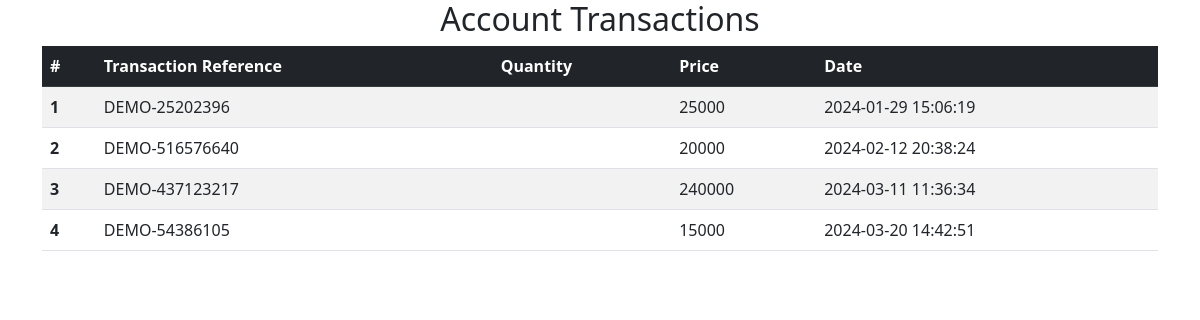
Screenshot of /transactions.php with the database file from the repository.
### tables this page shows
CREATE TABLE `transactions` (
  `id` int(11) NOT NULL,
  `username` varchar(150) NOT NULL,
  `amount` varchar(100) NOT NULL,
  `reference` varchar(20) NOT NULL,
  `date` timestamp NOT NULL DEFAULT CURRENT_TIMESTAMP ON UPDATE CURRENT_TIMESTAMP
);

### transactions.php (the view, shortened to what this page needs)
<!DOCTYPE html>
<html lang="en">
<head>
<link rel="stylesheet" href="bootstrap5/css/bootstrap.min.css">
<link rel="stylesheet" href="lineawesome/css/line-awesome.min.css">
</head>
<body>
  <div class="container">
        <h2 class="text-center">Account Transactions</h2>
        <table class="table table-striped table-hover">
  <thead class="table-dark">
    <tr>
      <th scope="col">#</th>
      <th scope="col">Transaction Reference</th>
      <th scope="col">Quantity</th>
      <th scope="col">Price</th>
      <th scope="col">Date</th>
    </tr>
  </thead>
  <tbody>
    <?php
    include "server.php";
    $sn = 1;
    $sql = "SELECT * FROM transactions";
    $result = mysqli_query($conn, $sql);
    while($row=mysqli_fetch_assoc($result)){
   ?>
    <tr>
      <th scope="row"><?= $sn++; ?></th>
      <td><?= $row['reference']; ?></td>
      <td><?= $row['quantity']; ?></td>
      <td><?= $row['amount']; ?></td>
      <td><?= $row['date']; ?></td>
    </tr>
    <?php } ?>
  </tbody>
</table>
    </div>
</body>
</html>

### rows the page displays
transactions: reference "DEMO-25202396", amount "25000", date "2024-01-29 15:06:19"
transactions: reference "DEMO-516576640", amount "20000", date "2024-02-12 20:38:24"
transactions: reference "DEMO-437123217", amount "240000", date "2024-03-11 11:36:34"
transactions: reference "DEMO-54386105", amount "15000", date "2024-03-20 14:42:51"
